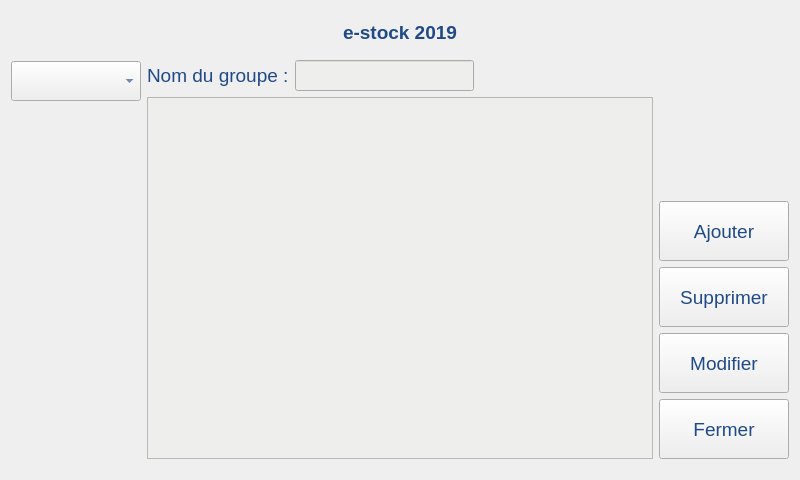
<?xml version="1.0" encoding="UTF-8"?>
<ui version="4.0">
 <class>IhmGestionGroupe</class>
 <widget class="QWidget" name="IhmGestionGroupe">
  <property name="geometry">
   <rect>
    <x>0</x>
    <y>0</y>
    <width>800</width>
    <height>480</height>
   </rect>
  </property>
  <property name="windowTitle">
   <string>e-stock 2019</string>
  </property>
  <layout class="QVBoxLayout" name="verticalLayout">
   <item>
    <layout class="QHBoxLayout" name="hLayoutPrincipal">
     <property name="topMargin">
      <number>10</number>
     </property>
     <property name="bottomMargin">
      <number>10</number>
     </property>
     <item>
      <layout class="QVBoxLayout" name="vLayoutVueGroupe">
       <property name="topMargin">
        <number>40</number>
       </property>
       <property name="rightMargin">
        <number>0</number>
       </property>
       <item>
        <widget class="QComboBox" name="cbListeGroupe">
         <property name="minimumSize">
          <size>
           <width>130</width>
           <height>40</height>
          </size>
         </property>
         <property name="font">
          <font>
           <pointsize>14</pointsize>
          </font>
         </property>
         <property name="styleSheet">
          <string notr="true">color: rgb(32, 74, 135)</string>
         </property>
        </widget>
       </item>
       <item>
        <spacer name="verticalSpacer">
         <property name="orientation">
          <enum>Qt::Vertical</enum>
         </property>
         <property name="sizeHint" stdset="0">
          <size>
           <width>20</width>
           <height>40</height>
          </size>
         </property>
        </spacer>
       </item>
      </layout>
     </item>
     <item>
      <layout class="QVBoxLayout" name="verticalLayoutUtilisateurs">
       <property name="leftMargin">
        <number>0</number>
       </property>
       <property name="topMargin">
        <number>0</number>
       </property>
       <item>
        <layout class="QHBoxLayout" name="horizontalLayout_2">
         <property name="topMargin">
          <number>0</number>
         </property>
         <property name="bottomMargin">
          <number>10</number>
         </property>
         <item>
          <widget class="QLabel" name="label">
           <property name="font">
            <font>
             <pointsize>14</pointsize>
             <weight>75</weight>
             <bold>true</bold>
            </font>
           </property>
           <property name="styleSheet">
            <string notr="true">color: rgb(32, 74, 135)</string>
           </property>
           <property name="text">
            <string>e-stock 2019</string>
           </property>
           <property name="alignment">
            <set>Qt::AlignCenter</set>
           </property>
          </widget>
         </item>
        </layout>
       </item>
       <item>
        <layout class="QHBoxLayout" name="horizontalLayoutSaisieGroupe">
         <property name="rightMargin">
          <number>0</number>
         </property>
         <property name="bottomMargin">
          <number>0</number>
         </property>
         <item>
          <widget class="QLabel" name="labelNomGroupe">
           <property name="font">
            <font>
             <pointsize>14</pointsize>
            </font>
           </property>
           <property name="styleSheet">
            <string notr="true">color: rgb(32, 74, 135)</string>
           </property>
           <property name="text">
            <string>Nom du groupe :</string>
           </property>
          </widget>
         </item>
         <item>
          <widget class="QLineEdit" name="saisieNomGroupe">
           <property name="font">
            <font>
             <pointsize>14</pointsize>
            </font>
           </property>
           <property name="styleSheet">
            <string notr="true">background-color: rgb(238, 238, 236);
color: rgb(32, 74, 135)</string>
           </property>
          </widget>
         </item>
         <item>
          <spacer name="horizontalSpacer">
           <property name="orientation">
            <enum>Qt::Horizontal</enum>
           </property>
           <property name="sizeHint" stdset="0">
            <size>
             <width>40</width>
             <height>20</height>
            </size>
           </property>
          </spacer>
         </item>
        </layout>
       </item>
       <item>
        <widget class="QListView" name="listViewUtilisateurs">
         <property name="font">
          <font>
           <pointsize>13</pointsize>
          </font>
         </property>
         <property name="styleSheet">
          <string notr="true">background-color: rgb(238, 238, 236);
color: rgb(32, 74, 135)</string>
         </property>
        </widget>
       </item>
      </layout>
     </item>
     <item>
      <layout class="QVBoxLayout" name="verticalLayoutControles">
       <property name="rightMargin">
        <number>0</number>
       </property>
       <item>
        <spacer name="verticalSpacer_2">
         <property name="orientation">
          <enum>Qt::Vertical</enum>
         </property>
         <property name="sizeHint" stdset="0">
          <size>
           <width>20</width>
           <height>40</height>
          </size>
         </property>
        </spacer>
       </item>
       <item>
        <widget class="QPushButton" name="boutonAjout">
         <property name="minimumSize">
          <size>
           <width>130</width>
           <height>60</height>
          </size>
         </property>
         <property name="font">
          <font>
           <pointsize>14</pointsize>
          </font>
         </property>
         <property name="styleSheet">
          <string notr="true">color: rgb(32, 74, 135)</string>
         </property>
         <property name="text">
          <string>Ajouter</string>
         </property>
        </widget>
       </item>
       <item>
        <widget class="QPushButton" name="boutonSuppression">
         <property name="minimumSize">
          <size>
           <width>130</width>
           <height>60</height>
          </size>
         </property>
         <property name="font">
          <font>
           <pointsize>14</pointsize>
          </font>
         </property>
         <property name="styleSheet">
          <string notr="true">color: rgb(32, 74, 135)</string>
         </property>
         <property name="text">
          <string>Supprimer</string>
         </property>
        </widget>
       </item>
       <item>
        <widget class="QPushButton" name="boutonModification">
         <property name="minimumSize">
          <size>
           <width>130</width>
           <height>60</height>
          </size>
         </property>
         <property name="font">
          <font>
           <pointsize>14</pointsize>
          </font>
         </property>
         <property name="styleSheet">
          <string notr="true">color: rgb(32, 74, 135)</string>
         </property>
         <property name="text">
          <string>Modifier</string>
         </property>
        </widget>
       </item>
       <item>
        <widget class="QPushButton" name="boutonFermeture">
         <property name="minimumSize">
          <size>
           <width>130</width>
           <height>60</height>
          </size>
         </property>
         <property name="font">
          <font>
           <pointsize>14</pointsize>
          </font>
         </property>
         <property name="styleSheet">
          <string notr="true">color: rgb(32, 74, 135)</string>
         </property>
         <property name="text">
          <string>Fermer</string>
         </property>
        </widget>
       </item>
      </layout>
     </item>
    </layout>
   </item>
  </layout>
 </widget>
 <resources/>
 <connections/>
</ui>
